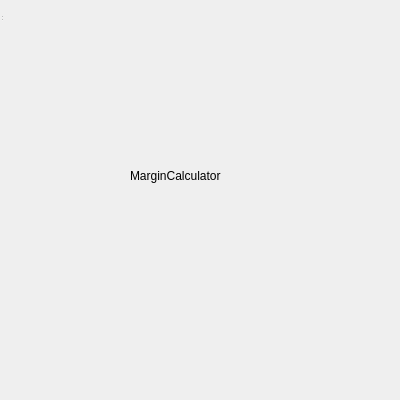
<?xml version="1.0" encoding="UTF-8"?>
<ui version="4.0">
 <class>MarginCalculator</class>
 <widget class="QWidget" name="MarginCalculator">
  <property name="geometry">
   <rect>
    <x>0</x>
    <y>0</y>
    <width>400</width>
    <height>400</height>
   </rect>
  </property>
  <property name="windowTitle">
   <string>Forex Calculator</string>
  </property>
  <widget class="QWidget" name="centralwidget" native="true">
   <property name="geometry">
    <rect>
     <x>0</x>
     <y>0</y>
     <width>511</width>
     <height>351</height>
    </rect>
   </property>
   <widget class="QLabel" name="label">
    <property name="geometry">
     <rect>
      <x>130</x>
      <y>140</y>
      <width>251</width>
      <height>71</height>
     </rect>
    </property>
    <property name="text">
     <string>MarginCalculator</string>
    </property>
   </widget>
  </widget>
  <widget class="QStatusBar" name="statusbar">
   <property name="geometry">
    <rect>
     <x>0</x>
     <y>0</y>
     <width>3</width>
     <height>22</height>
    </rect>
   </property>
  </widget>
  <action name="aboutQt">
   <property name="text">
    <string>About Qt</string>
   </property>
  </action>
  <action name="aboutForexCalculator">
   <property name="text">
    <string>About Forex Calculator</string>
   </property>
  </action>
  <action name="actionPip_calculator">
   <property name="text">
    <string>Pip Calculator</string>
   </property>
   <property name="shortcut">
    <string>Ctrl+P</string>
   </property>
  </action>
  <action name="actionMargin_calculator">
   <property name="text">
    <string>Margin Calculator</string>
   </property>
   <property name="shortcut">
    <string>Ctrl+M</string>
   </property>
  </action>
  <action name="actionLot_Size_Calculator">
   <property name="text">
    <string>Lot Size Calculator</string>
   </property>
   <property name="shortcut">
    <string>Ctrl+L</string>
   </property>
  </action>
  <action name="actionProfit_and_Loss_Calculator">
   <property name="text">
    <string>Profit and Loss Calculator</string>
   </property>
   <property name="shortcut">
    <string>Ctrl+T</string>
   </property>
  </action>
  <action name="actionPosition_Size_Calculator">
   <property name="text">
    <string>Position Size Calculator</string>
   </property>
   <property name="shortcut">
    <string>Ctrl+O</string>
   </property>
  </action>
  <action name="actionRisk_Reward_Calculator">
   <property name="text">
    <string>Risk/Reward Calculator</string>
   </property>
   <property name="shortcut">
    <string>Ctrl+R</string>
   </property>
  </action>
  <action name="actionSwap_Calculator">
   <property name="text">
    <string>Swap Calculator</string>
   </property>
   <property name="shortcut">
    <string>Ctrl+W</string>
   </property>
  </action>
  <action name="actionCurrency_Converter">
   <property name="text">
    <string>Currency Converter</string>
   </property>
   <property name="shortcut">
    <string>Ctrl+Y</string>
   </property>
  </action>
  <action name="actionFibonacci_Calculator">
   <property name="text">
    <string>Fibonacci Calculator</string>
   </property>
   <property name="shortcut">
    <string>Ctrl+F</string>
   </property>
  </action>
  <action name="actionVolatility_Calculator">
   <property name="text">
    <string>Volatility Calculator</string>
   </property>
   <property name="shortcut">
    <string>Ctrl+V</string>
   </property>
  </action>
  <action name="actionBreak_Even_Calculator">
   <property name="text">
    <string>Break-Even Calculator</string>
   </property>
   <property name="shortcut">
    <string>Ctrl+B</string>
   </property>
  </action>
  <action name="actionCompound_Interest_Calculator">
   <property name="text">
    <string>Compound Interest Calculator</string>
   </property>
   <property name="shortcut">
    <string>Ctrl+U</string>
   </property>
  </action>
  <action name="actionEnglish">
   <property name="text">
    <string>English</string>
   </property>
  </action>
  <action name="actionSpanish">
   <property name="text">
    <string>Spanish</string>
   </property>
  </action>
  <action name="actionChinese_2">
   <property name="text">
    <string>Chinese</string>
   </property>
  </action>
  <action name="actionArabic">
   <property name="text">
    <string>Arabic</string>
   </property>
  </action>
  <action name="actionRussian">
   <property name="text">
    <string>Russian</string>
   </property>
  </action>
  <action name="actionPortuguese">
   <property name="text">
    <string>Portuguese</string>
   </property>
  </action>
  <action name="actionGerman">
   <property name="text">
    <string>German</string>
   </property>
  </action>
  <action name="actionJapanese">
   <property name="text">
    <string>Japanese</string>
   </property>
  </action>
  <action name="actionHindi">
   <property name="text">
    <string>Hindi</string>
   </property>
  </action>
  <action name="actionBengali">
   <property name="text">
    <string>Bengali</string>
   </property>
  </action>
  <action name="actionPunjabi">
   <property name="text">
    <string>Punjabi</string>
   </property>
  </action>
  <action name="actionUrdu">
   <property name="text">
    <string>Urdu</string>
   </property>
  </action>
  <action name="actionVietnamese">
   <property name="text">
    <string>Vietnamese</string>
   </property>
  </action>
  <action name="actionIndonesian_Bahasa_Indonesia">
   <property name="text">
    <string>Indonesian (Bahasa Indonesia)</string>
   </property>
  </action>
  <action name="actionTagalog_Filipino">
   <property name="text">
    <string>Tagalog (Filipino)</string>
   </property>
  </action>
  <action name="actionKorean">
   <property name="text">
    <string>Korean</string>
   </property>
  </action>
  <action name="actionTamil">
   <property name="text">
    <string>Tamil</string>
   </property>
  </action>
  <action name="actionThai">
   <property name="text">
    <string>Thai</string>
   </property>
  </action>
  <action name="actionBurmese">
   <property name="text">
    <string>Burmese</string>
   </property>
  </action>
  <action name="actionKhmer">
   <property name="text">
    <string>Khmer</string>
   </property>
  </action>
  <action name="actionNepali">
   <property name="text">
    <string>Nepali</string>
   </property>
  </action>
  <action name="actionHindi_2">
   <property name="text">
    <string>Hindi</string>
   </property>
  </action>
  <action name="actionBengali_2">
   <property name="text">
    <string>Bengali</string>
   </property>
  </action>
  <action name="actionJapanese_2">
   <property name="text">
    <string>Japanese</string>
   </property>
  </action>
  <action name="actionKorean_2">
   <property name="text">
    <string>Korean</string>
   </property>
  </action>
  <action name="actionVietnamese_2">
   <property name="text">
    <string>Vietnamese</string>
   </property>
  </action>
  <action name="actionThai_2">
   <property name="text">
    <string>Thai</string>
   </property>
  </action>
  <action name="actionFrench_2">
   <property name="text">
    <string>French</string>
   </property>
  </action>
  <action name="actionGerman_2">
   <property name="text">
    <string>German</string>
   </property>
  </action>
  <action name="actionRussian_2">
   <property name="text">
    <string>Russian</string>
   </property>
  </action>
  <action name="actionPortuguese_2">
   <property name="text">
    <string>Portuguese</string>
   </property>
  </action>
  <action name="actionItalian">
   <property name="text">
    <string>Italian</string>
   </property>
  </action>
  <action name="actionPersian_Farsi">
   <property name="text">
    <string>Persian (Farsi)</string>
   </property>
  </action>
  <action name="actionTurkish">
   <property name="text">
    <string>Turkish</string>
   </property>
  </action>
  <action name="actionHebrew">
   <property name="text">
    <string>Hebrew</string>
   </property>
  </action>
  <action name="actionPashto">
   <property name="text">
    <string>Pashto</string>
   </property>
  </action>
  <action name="actionSwahili">
   <property name="text">
    <string>Swahili</string>
   </property>
  </action>
  <action name="actionAmharic">
   <property name="text">
    <string>Amharic</string>
   </property>
  </action>
  <action name="actionHausa">
   <property name="text">
    <string>Hausa</string>
   </property>
  </action>
  <action name="actionYoruba">
   <property name="text">
    <string>Yoruba</string>
   </property>
  </action>
  <action name="actionZulu">
   <property name="text">
    <string>Zulu</string>
   </property>
  </action>
  <action name="actionHaitian_Creole">
   <property name="text">
    <string>Haitian Creole</string>
   </property>
  </action>
  <action name="actionQuechua">
   <property name="text">
    <string>Quechua</string>
   </property>
  </action>
  <action name="actionGuarani">
   <property name="text">
    <string>Guarani</string>
   </property>
  </action>
  <action name="actionNahuatl">
   <property name="text">
    <string>Nahuatl</string>
   </property>
  </action>
  <action name="lightTheme">
   <property name="text">
    <string>Light theme</string>
   </property>
   <property name="shortcut">
    <string>Ctrl+Shift+L</string>
   </property>
  </action>
  <action name="darkTheme">
   <property name="text">
    <string>Dark theme</string>
   </property>
   <property name="shortcut">
    <string>Ctrl+Shift+D</string>
   </property>
  </action>
  <action name="actionRisk_Management_Calculator">
   <property name="text">
    <string>Risk Management Calculator</string>
   </property>
   <property name="shortcut">
    <string>Ctrl+M</string>
   </property>
  </action>
 </widget>
 <resources/>
 <connections/>
</ui>
